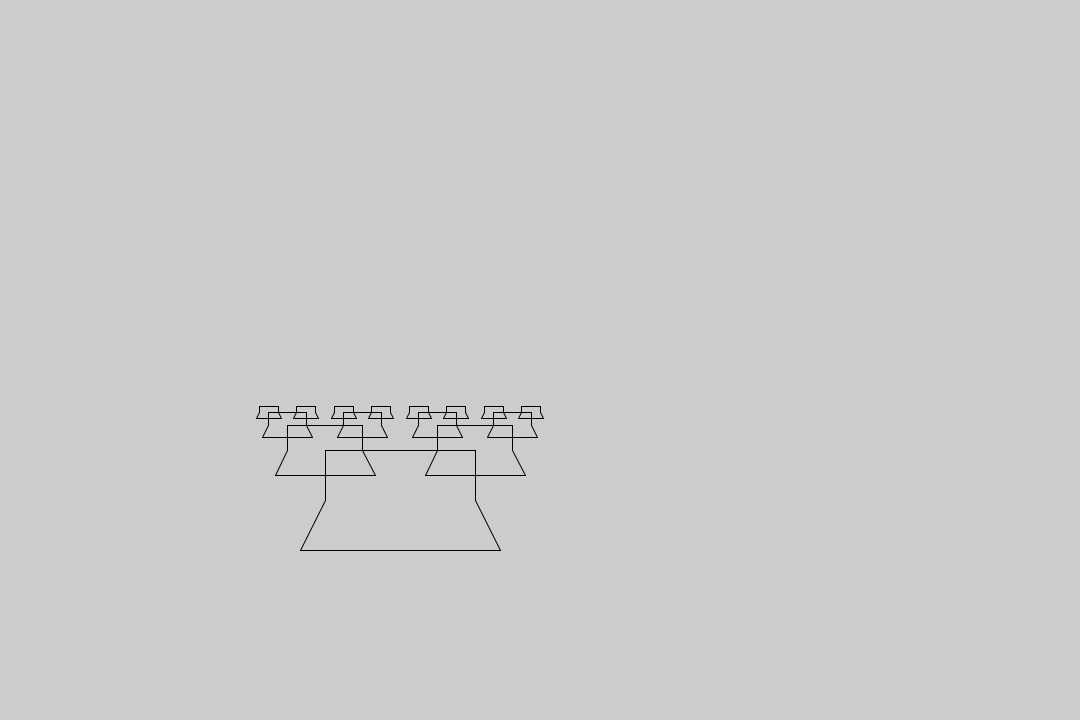
Frame 1 (no input)
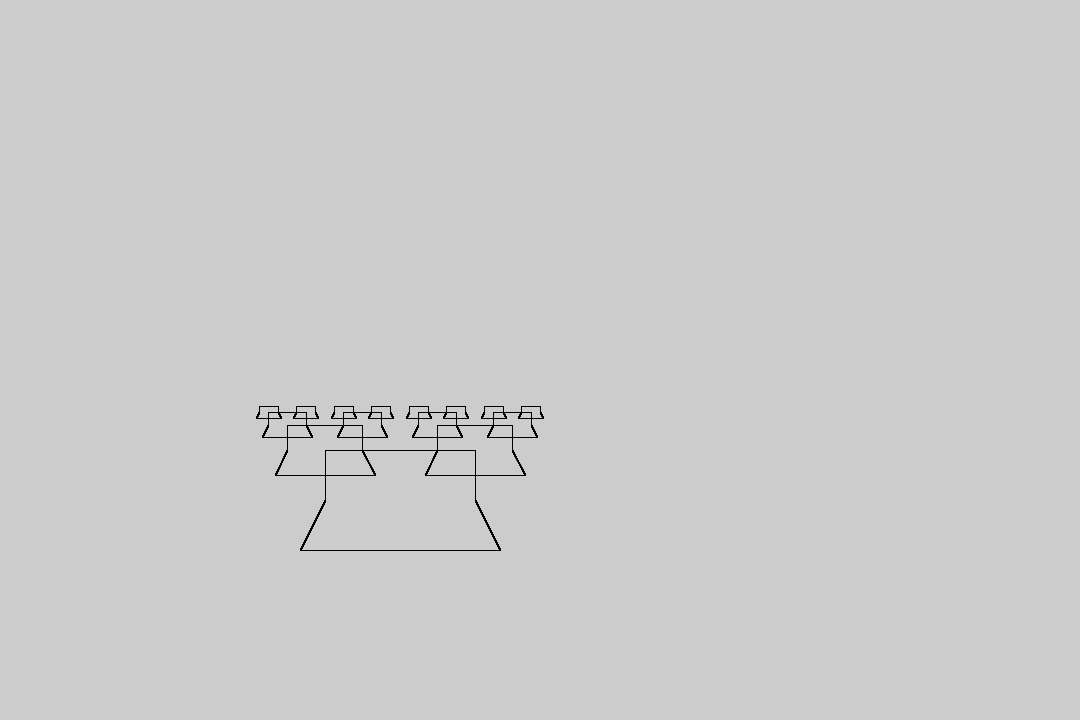
Frame 60 (the mouse pressed at the canvas centre just before this capture)
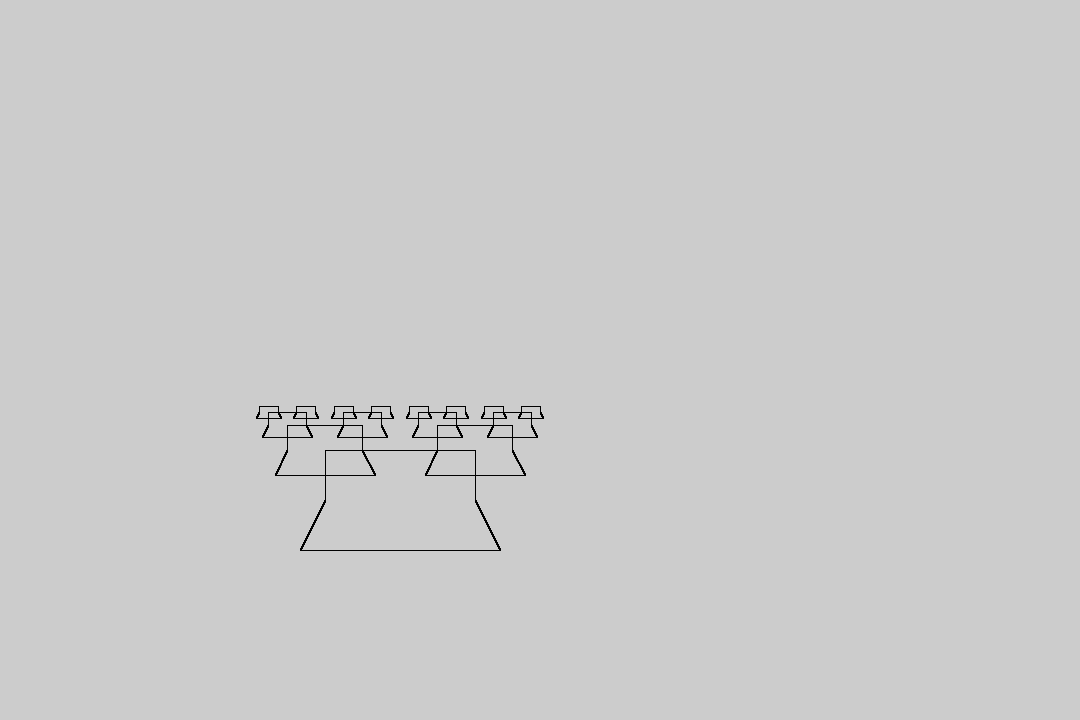
Frame 120 (the mouse held since frame 60 and released just before this capture)

The Processing sketch that drew these frames (run headless with seeded random() and noise(); from frame 60 on, the mouse is pressed at the canvas centre):

// Processing sketch: shapeFunctions2
// ── shapeFunctions2.pde
/**
 * NOTE from bootsie
 * This file used what Syndey had in the git before 11/28, but I made some changes
 * ---Started working on a functions that manages the recursion
 */


int sizeX = 1080; 
int sizeY = 720;

//all transformations must be done in translate, rotate, scale, from top to bottom! Operations are performed in reverse, 
//but this is the order the lines must be in
//all transformations should always be done in a transform matrix, that way it only changes one object at a time

//Note that the object is always rotated from its bottom left corner, as that is where I start drawing it from
//This won't be too bad to change, I will just need to reconfigure some math but I can't change how a single object rotates in between calls

public void settings() {
  size(sizeX, sizeY);
}
void setup() {
  stroke(0); 
  frameRate(10); 
}

void draw() {
  
  recPawn1(400, 600, 50, 2);  //this is the base case (it could be any shape we want)
  
  recursiveDraw(400, 600, 50, 2);  // this calls the recursion
                                   // I just matched the base shape for the values, but this
                                   // may vary depending on what shape we use and that shapes function
                                   
}

/**
 * recursiveDraw()
 * this function manages the recursion
 * 
*/
void recursiveDraw(float xCenter, float yCenter, float size, int recLevel) {
  //variable holds random value for which shape is drawn
  //int randShapeNum = int(random(0,3));   //***uncomment once we have the other shape functions
  int randShapeNum  = 0;                   //****delete once we have other shape functions and uncomment above^^^
  
  //maybe we can add some variables here to make adjusting easier
        // ex. size/2 could be size/sizeRate -- so we can adjust it on a big scale
        // to be added
  
  //levels above 0 (before the last level)
  if(recLevel > 0){
    if (randShapeNum == 0) {     // 0 -- recPawn1
      recPawn1(xCenter - size*1.5, yCenter - size*2, size/2, recLevel-1);
      recPawn1(xCenter + size*1.5, yCenter - size*2, size/2, recLevel-1);
      
    } else if (randShapeNum == 1) {
      
    } else if (randShapeNum == 2) {
      
    }
    //recusive call below -- occurs when we are on level > 0
    recursiveDraw(xCenter - size*1.5, yCenter - size*2, size/2, recLevel-1);
    recursiveDraw(xCenter + size*1.5, yCenter - size*2, size/2, recLevel-1);
    
  } else {
    //end of recursion -- final level -- level 0
    
    //-----insert something similar to above with drawing random shapes
    // but minus the recursive calls to recursiveDraw()-----
    recPawn1(xCenter - size*1.5, yCenter - size*2, size/2, recLevel-1);
    recPawn1(xCenter + size*1.5, yCenter - size*2, size/2, recLevel-1);
  }
}


/**
 * draws the shape rectangle/trapazoid type shape 
*/
void recPawn1(float xCenter, float yCenter, float size, int recLevel){
  /*
  if(recLevel > 0){
    recPawn1(xCenter - size*1.5, yCenter - size*2, size/2, recLevel-1);
    recPawn1(xCenter + size*1.5, yCenter - size*2, size/2, recLevel-1);
  }
  */
  
  pushMatrix();
  line(xCenter, yCenter - size, xCenter + (size*2), yCenter - size);
  line(xCenter + (size*2), yCenter - size, (xCenter + (size*2 - size/2)), yCenter - (size*2));
  
  line(xCenter, yCenter - size, xCenter - (size*2), yCenter - size);
  line(xCenter - (size*2), yCenter - size, (xCenter - (size*2 - size/2)), yCenter - (size*2));
  
  line(xCenter - (size*2 - size/2), yCenter - (size*2), xCenter - (size*2 - size/2), yCenter - (size*3));
  line(xCenter + (size*2 - size/2), yCenter - (size*2), xCenter + (size*2 - size/2), yCenter - (size*3));
  
  line(xCenter + (size*2 - size/2), yCenter - (size*3), xCenter - (size*2 - size/2), yCenter - (size*3));
  popMatrix();
}

//-------------BELOW FUNCTIONS NEED WORK----------------------
//below functions need to work similar to the rectPawn1 function
//i.e. need the same number of parameters
// what parameters are needed: float xCenter, float yCenter, float size
// 

//create one variant of the pawn shape
void pawn1(float xStart, float yStart, float scl, float rtt, float xTrans, float yTrans) {
  //push and pop statememts control transformations for drawings inside the pair only
  pushMatrix();
  
  translate(xTrans, yTrans);
  rotate(rtt);
  scale(scl);
  
  line(xStart, yStart, xStart + 200, yStart);
  
  line(xStart, yStart, xStart + 30, yStart - 50);
  line(xStart + 200, yStart, xStart + 170, yStart - 50);
  
  line(xStart + 30, yStart - 50, xStart + 30, yStart - 100);
  line(xStart + 170, yStart - 50, xStart + 170, yStart - 100);
  
  line(xStart + 30, yStart - 100, xStart + 170, yStart - 100);
  popMatrix();
}

void pawn2(float xStart, float yStart, float scl, float rtt, float xTrans, float yTrans){
  pushMatrix();
  
  translate(xTrans, yTrans);
  rotate(rtt);
  scale(scl);
  
  line(xStart, yStart, xStart + 200, yStart);
  
  curve(xStart + 200, yStart - 16.5, xStart, yStart, xStart, yStart - 50, xStart + 200, yStart - 33.5);
  curve(xStart, yStart - 16.5, xStart + 200, yStart, xStart + 200, yStart - 50, xStart, yStart - 33.5);
  
  line(xStart, yStart - 50, xStart - 30, yStart - 100);
  line(xStart + 200, yStart - 50, xStart + 230, yStart - 100);
  
  line(xStart - 30, yStart - 100, xStart + 230, yStart - 100);
  popMatrix();
}

void tallRect1(float xStart, float yStart, float scl, float rtt, float xTrans, float yTrans){
  pushMatrix();
  
  translate(xTrans, yTrans);
  rotate(rtt);
  scale(scl);
  
  line(xStart, yStart, xStart + 50, yStart);
  
  line(xStart + 50, yStart, xStart + 50, yStart - 75);
  line(xStart + 50, yStart - 75, xStart + 100, yStart - 75);
  
  line(xStart + 100, yStart - 75, xStart + 100, yStart - 150);
  line(xStart + 100, yStart - 150, xStart, yStart - 150);
  
  line(xStart, yStart - 150, xStart, yStart);
  popMatrix();
}

void tallRect2(float xStart, float yStart, float scl, float rtt, float xTrans, float yTrans){
  pushMatrix();
  
  translate(xTrans, yTrans);
  rotate(rtt);
  scale(scl);
  
  line(xStart, yStart, xStart + 50, yStart);
  
  line(xStart + 50, yStart, xStart + 50, yStart - 75);
  line(xStart + 50, yStart - 75, xStart + 150, yStart - 150);
  
  line(xStart + 150, yStart - 150, xStart, yStart - 150);
  line(xStart, yStart - 150, xStart, yStart);
  
  popMatrix();
}

void hexagon(float xStart, float yStart, float scl, float rtt, float xTrans, float yTrans){
  pushMatrix();
  
  translate(xTrans, yTrans);
  rotate(rtt);
  scale(scl);
  
  line(xStart, yStart, xStart + 80, yStart);
  line(xStart + 80, yStart, xStart + 105, yStart - 50);
  
  line(xStart + 105, yStart - 50, xStart + 80, yStart - 100);
  line(xStart + 80, yStart - 100, xStart, yStart - 100);
  
  line(xStart, yStart - 100, xStart - 25, yStart - 50);
  line(xStart - 25, yStart - 50, xStart, yStart);
  
  popMatrix();
}

void recursiveShape(float xCenter, float yCenter, float size, int recLevel){
  //size determines the placement of the object away from the center, some funky math will have to be done for different objects but that's the idea
  //recLevel is how many times the function is called, with 0 being just one call of the function with no if statement called
    
    //base case, this is always done first
    pushMatrix();
    line(xCenter - size, yCenter - size, xCenter + size, yCenter - size);
    line(xCenter + size, yCenter - size, xCenter + size, yCenter + size);
    line(xCenter + size, yCenter + size, xCenter - size, yCenter + size);
    line(xCenter - size, yCenter + size, xCenter - size, yCenter - size);
    popMatrix();
  
  if(recLevel > 0){
    recursiveShape(xCenter - size, yCenter - size, size*.75, recLevel-1);
    recursiveShape(xCenter + size, yCenter - size, size*.75, recLevel-1);
  }
  
}
